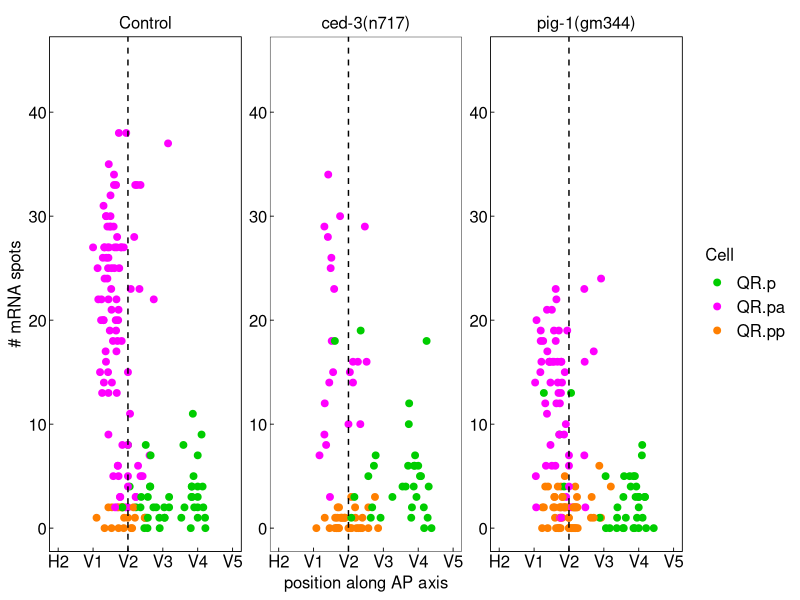
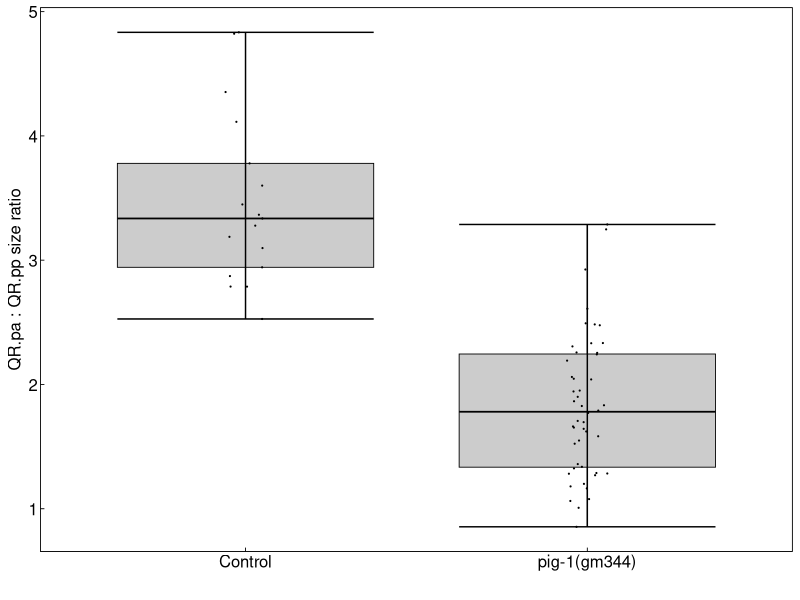
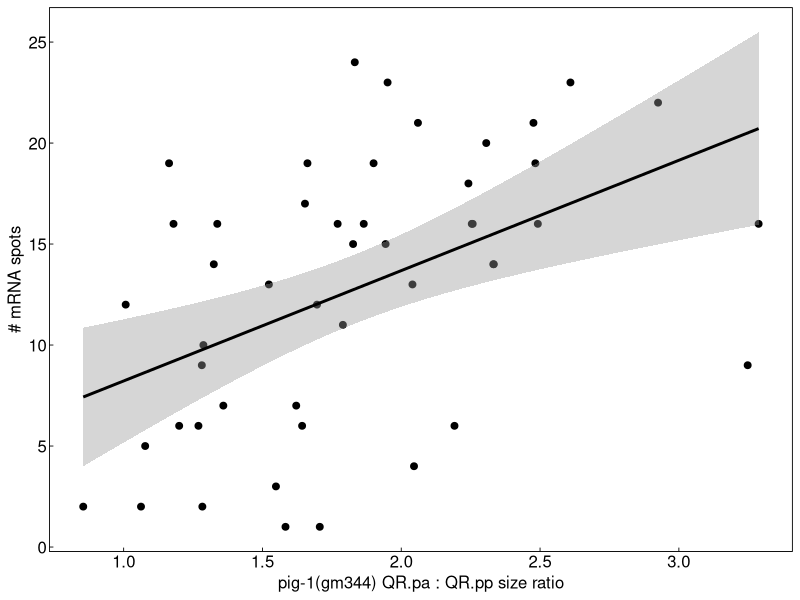
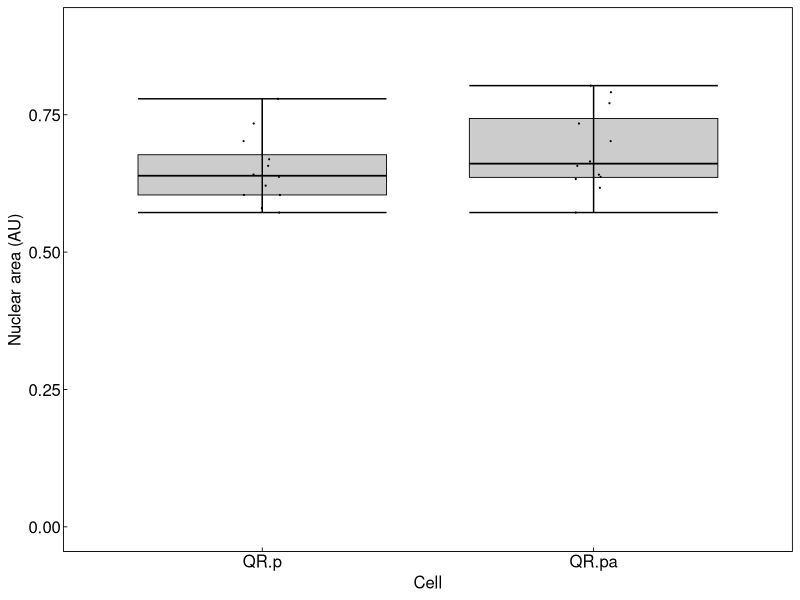

These charts were generated, in order, by the following R code:
#load necessary packages
#install.packages("tibble")
library(tibble)
#install.packages("magrittr")
library(magrittr)
#install.packages("ggplot2")
library(ggplot2)
#install.packages("readxl")
library(readxl)
#install.packages("dplyr")
library(dplyr)

#set ggplot figure theme
migtheme <-   theme(axis.line = element_blank(),
                    axis.text = element_text(colour = "black", size = 12),
                    strip.text = element_text(colour = "black", size = 12),
                    legend.text = element_text(colour = "black", size = 12),
                    axis.title = element_text(colour = "black", size = 12),
                    axis.ticks = element_line(colour = "black", size = 0.3),
                    axis.ticks.length = unit(-0.1, "cm"),
                    legend.title = element_text(colour = "black", size = 12),
                    panel.border = element_rect(colour = "black", fill = NA, size = 0.3),
                    panel.grid = element_blank(),
                    plot.background = element_blank(),
                    panel.background = element_blank(),
                    legend.background = element_blank(),
                    legend.key = element_rect(fill = "white", colour = "white"),
                    strip.background = element_blank(),
                    text = element_text(colour = "black", family = "sans"))


#load data
pig <- read_xlsx("pig-1_smFISH.xlsx")%>%
  add_column(label = "pig-1(gm344)")
pig$Image%<>%as.numeric

ced <- read_xlsx("ced-3_smFISH.xlsx")%>%
  add_column(label =  "ced-3(n717)")
ced$Image%<>%as.numeric

SV1009 <- read_xlsx("SV1009_smFISH.xlsx")%>%
  add_column(label =  "Control")
SV1009

nuclear_size <- read_xlsx("nuclear_size.xlsx")


all <- bind_rows(pig, ced, SV1009)

all$label <- factor(all$label, levels =  c("Control", "ced-3(n717)", "pig-1(gm344)"))

fig.4A <- ggplot(filter(all, Cell %in% c("QR.p", "QR.pa", "QR.pp")) , aes(x = Position, y = smFISH.Counts, colour = Cell))+
  geom_point(size = 2)+
  scale_x_continuous(labels = c("H2","V1", "V2", "V3", "V4", "V5"), limits = c(-1,4))+
  scale_y_continuous(limits = c(0,45))+
  geom_vline(xintercept = 1, colour = "black", lty = 2)+
  scale_color_manual(values = c("green3", "magenta", "darkorange1"))+
  labs(x = "position along AP axis", y = "# mRNA spots",colour = "Cell")+
  facet_wrap(~label, ncol = 3, scales = "free")+
  migtheme
fig.4A


fig.4B <- ggplot(filter(all, Cell =="QR.pa" & Ratio != 0) , aes(y = Ratio, x = label))+
  xlab(label = "")+
  ylab("QR.pa : QR.pp size ratio")+
  geom_boxplot(colour = "black", fill = "Gray80", size = 0.3)+
  stat_boxplot(geom = 'errorbar')+
  geom_jitter(colour = "black", width = 0.06, height = 0, size = 0.1)+
  migtheme
fig.4B

fig.4C <- ggplot(filter(pig, Cell =="QR.pa" & Ratio != 0) , aes(x = Ratio, y = smFISH.Counts))+
  geom_point(size = 2)+
  geom_smooth(method = "lm", formula = y~x, color = "black")+
  scale_color_manual(values = c("magenta"))+
  labs(x = "pig-1(gm344) QR.pa : QR.pp size ratio", y = "# mRNA spots",colour = "Cell")+
  theme(legend.position = "none")+
  migtheme
fig.4C

fig.4D <- ggplot(nuclear_size, aes(x = Cell, y = Area))+
  geom_boxplot(colour = "black", fill = "Gray80", size = 0.3)+
  stat_boxplot(geom = 'errorbar')+
  geom_jitter(colour = "black", width = 0.06, height = 0, size = 0.1)+
  scale_y_continuous(name = "Nuclear area (AU)",limits = c(0,0.9))+
  migtheme
fig.4D

#Statistical testing
# mig-1 expression level in QR.pa of:
#pig-1 mutant
t.test(filter(SV1009, Cell == "QR.pa")$smFISH.Counts, filter(pig, Cell == "QR.pa")$smFISH.Counts) #p = 7.034e-7
#ced-3 mutant
t.test(filter(SV1009, Cell == "QR.pa")$smFISH.Counts, filter(ced, Cell == "QR.pa")$smFISH.Counts) #p = 0.278
#Pearson's correlation of QR.pa:QR.pp size ratio and smFISH expression in pig-1 mutant
cor(filter(pig, Cell =="QR.pa" & Ratio != 0)$Ratio, filter(pig, Cell =="QR.pa" & Ratio != 0)$smFISH.Counts, method = "pearson") #R = 0.47
#nuclear sizes QR.p and QR.pa
t.test(filter(nuclear_size, Cell == "QR.p")$Area,filter(nuclear_size, Cell == "QR.pa")$Area) #p = 0.2225


